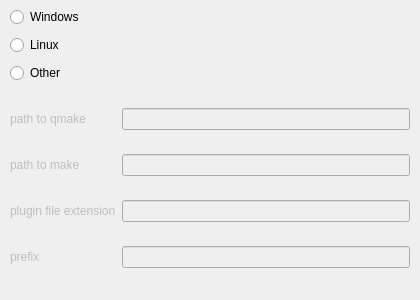
<?xml version="1.0" encoding="UTF-8"?>
<ui version="4.0">
 <class>CompilerForm</class>
 <widget class="QWidget" name="CompilerForm">
  <property name="geometry">
   <rect>
    <x>0</x>
    <y>0</y>
    <width>420</width>
    <height>300</height>
   </rect>
  </property>
  <widget class="QRadioButton" name="linuxButton">
   <property name="geometry">
    <rect>
     <x>10</x>
     <y>34</y>
     <width>400</width>
     <height>22</height>
    </rect>
   </property>
   <property name="text">
    <string>Linux</string>
   </property>
  </widget>
  <widget class="QRadioButton" name="otherButton">
   <property name="geometry">
    <rect>
     <x>10</x>
     <y>62</y>
     <width>400</width>
     <height>22</height>
    </rect>
   </property>
   <property name="text">
    <string>Other</string>
   </property>
  </widget>
  <widget class="QRadioButton" name="windowsButton">
   <property name="geometry">
    <rect>
     <x>10</x>
     <y>6</y>
     <width>400</width>
     <height>22</height>
    </rect>
   </property>
   <property name="text">
    <string>Windows</string>
   </property>
   <property name="autoExclusive">
    <bool>true</bool>
   </property>
  </widget>
  <widget class="QWidget" name="compilerSettingsWidget" native="true">
   <property name="enabled">
    <bool>false</bool>
   </property>
   <property name="geometry">
    <rect>
     <x>10</x>
     <y>90</y>
     <width>400</width>
     <height>200</height>
    </rect>
   </property>
   <layout class="QGridLayout" name="gridLayout_2">
    <item row="0" column="0">
     <widget class="QLabel" name="label_13">
      <property name="text">
       <string>path to qmake</string>
      </property>
     </widget>
    </item>
    <item row="0" column="1">
     <widget class="QLineEdit" name="pathToQmake"/>
    </item>
    <item row="1" column="0">
     <widget class="QLabel" name="label_17">
      <property name="text">
       <string>path to make</string>
      </property>
     </widget>
    </item>
    <item row="1" column="1">
     <widget class="QLineEdit" name="pathToMake"/>
    </item>
    <item row="2" column="0">
     <widget class="QLabel" name="label_19">
      <property name="text">
       <string>plugin file extension</string>
      </property>
     </widget>
    </item>
    <item row="2" column="1">
     <widget class="QLineEdit" name="pluginExtension"/>
    </item>
    <item row="3" column="1">
     <widget class="QLineEdit" name="prefix"/>
    </item>
    <item row="3" column="0">
     <widget class="QLabel" name="label_20">
      <property name="text">
       <string>prefix</string>
      </property>
     </widget>
    </item>
   </layout>
  </widget>
 </widget>
 <resources/>
 <connections/>
</ui>
